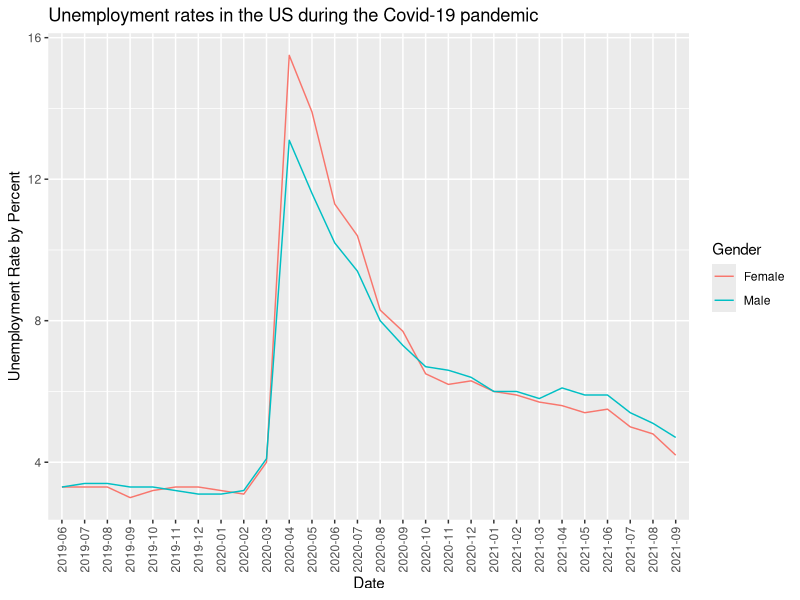
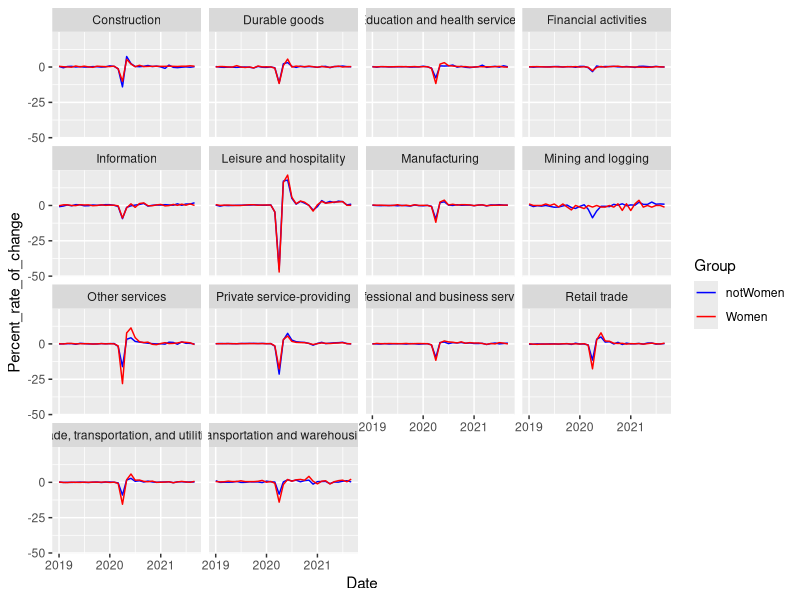
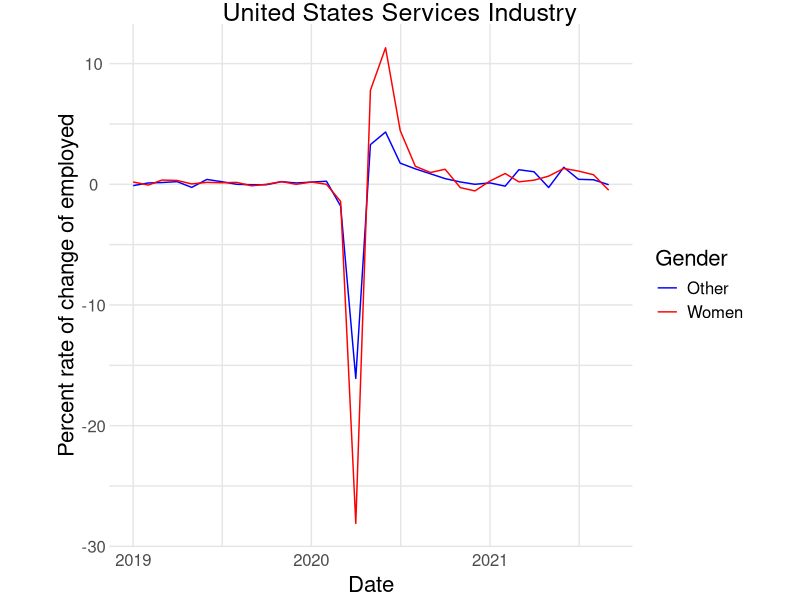
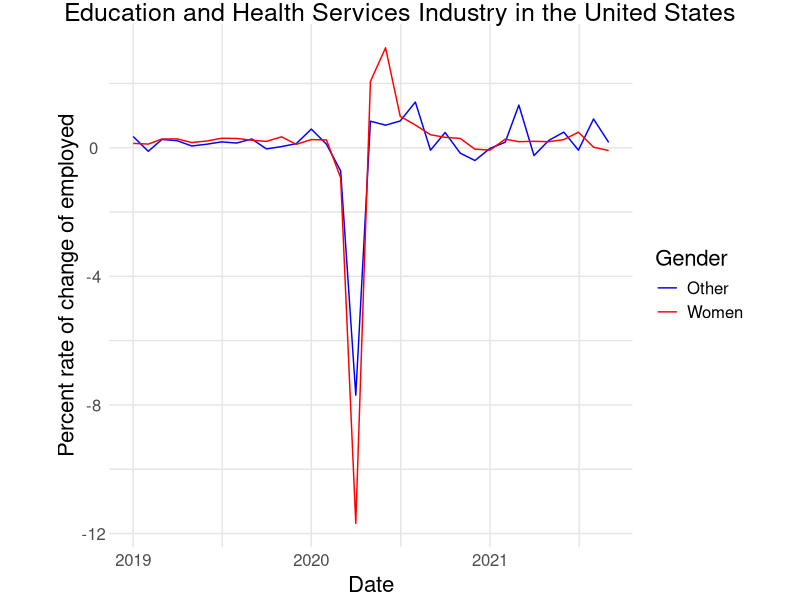
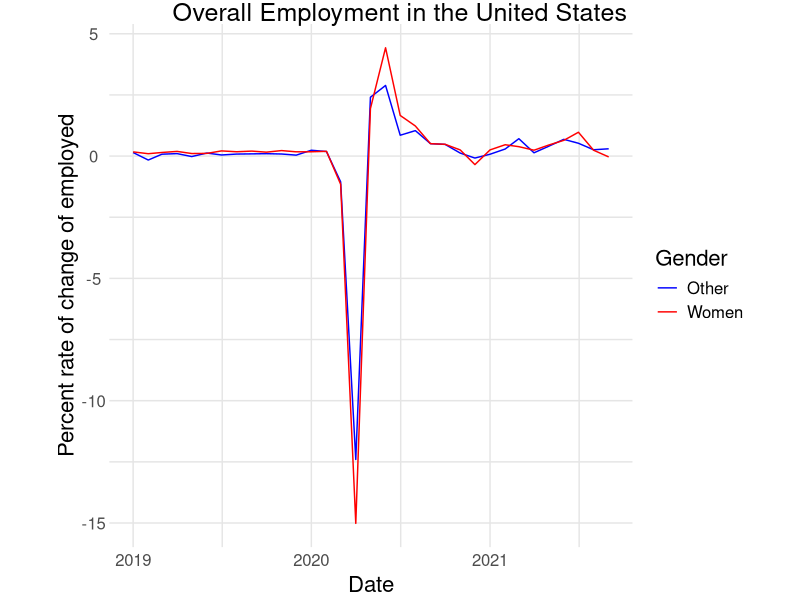

Here is the R script that generated these plots, in order:
## ---- chunk 1
knitr::opts_chunk$set(echo = TRUE)
library(tidyverse)
library(ggrepel)
## ---- chunk 2
df_unemploy <- read_csv("data/gender_and_unemployment.csv")
glimpse(df_unemploy)

df_num_employed <- read_csv("data/DF_num_employed.csv")
glimpse(df_num_employed)

## ---- chunk 3
df_unemploy %>%
  ggplot() + 
  geom_line(aes(Date, UnemploymentRate, group = Gender, color = Gender)) + 
  theme(axis.text.x = element_text(angle = 90, vjust = 0.5, hjust=1)) + 
  labs(
    y = "Unemployment Rate by Percent", 
    title = "Unemployment rates in the US during the Covid-19 pandemic"
  )
## ---- chunk 4
df_num_employed %>%
  filter(
    !(Industry %in% c("Nondurable goods", "Total nonfarm", "Service-providing", "Government", "Goods-producing")),
    Group != "All",
    Date > "2018-12-1"
  ) %>%
  ggplot(aes(x = Date, y = Percent_rate_of_change)) + 
  geom_line(aes(color = Group)) +
  facet_wrap(vars(Industry)) +
  scale_color_manual(values = c("blue", "red"))

## ---- chunk 5
theme_common <- function() {
  theme_minimal() %+replace%
  theme(
    axis.text.x = element_text(size = 12),
    axis.text.y = element_text(size = 12),
    axis.title.x = element_text(margin = margin(4, 4, 4, 4), size = 16),
    axis.title.y = element_text(margin = margin(4, 4, 4, 4), size = 16, angle = 90),

    legend.title = element_text(size = 16),
    legend.text = element_text(size = 12),

    strip.text.x = element_text(size = 12),
    strip.text.y = element_text(size = 12),

    panel.grid.major = element_line(color = "grey90"),
    panel.grid.minor = element_line(color = "grey90"),

    aspect.ratio = 4 / 4,

    plot.margin = unit(c(t = +0, b = +0, r = +0, l = +0), "cm"),
    plot.title = element_text(size = 18),
    plot.title.position = "plot",
    plot.subtitle = element_text(size = 16),
    plot.caption = element_text(size = 12)
  )
}
## ---- chunk 6
df_num_employed %>%
  filter(
    Industry == "Other services",
    Group != "All",
    Date > "2018-12-1"
  ) %>%
  ggplot(aes(x = Date, y = Percent_rate_of_change)) + 
  geom_line(aes(color = Group)) + 
  scale_color_manual(labels = c("Other", "Women"), values = c("blue", "red")) + 
  theme_common() + 
  labs(
    y = "Percent rate of change of employed",
    x = "Date",
    title = "United States Services Industry",
    color = "Gender"

  )

df_num_employed%>%
  filter(
    Industry == "Education and health services",
    Group != "All",
    Date > "2018-12-1"
  ) %>%
  ggplot(aes(x = Date, y = Percent_rate_of_change)) + 
  geom_line(aes(color = Group)) + 
  scale_color_manual(labels = c("Other", "Women"), values = c("blue", "red")) + 
  theme_common() + 
  labs(
    y = "Percent rate of change of employed",
    x = "Date",
    title = "Education and Health Services Industry in the United States",
    color = "Gender"

  )

df_num_employed %>%
  filter(
    Industry == "Total nonfarm",
    Group != "All",
    Date > "2018-12-1"
  ) %>%
  ggplot(aes(x = Date, y = Percent_rate_of_change)) + 
  geom_line(aes(color = Group)) + 
  scale_color_manual(labels = c("Other", "Women"), values = c("blue", "red")) +
  theme_common() +
  labs(
    y = "Percent rate of change of employed",
    x = "Date",
    title = "Overall Employment in the United States",
    color = "Gender"
  )
